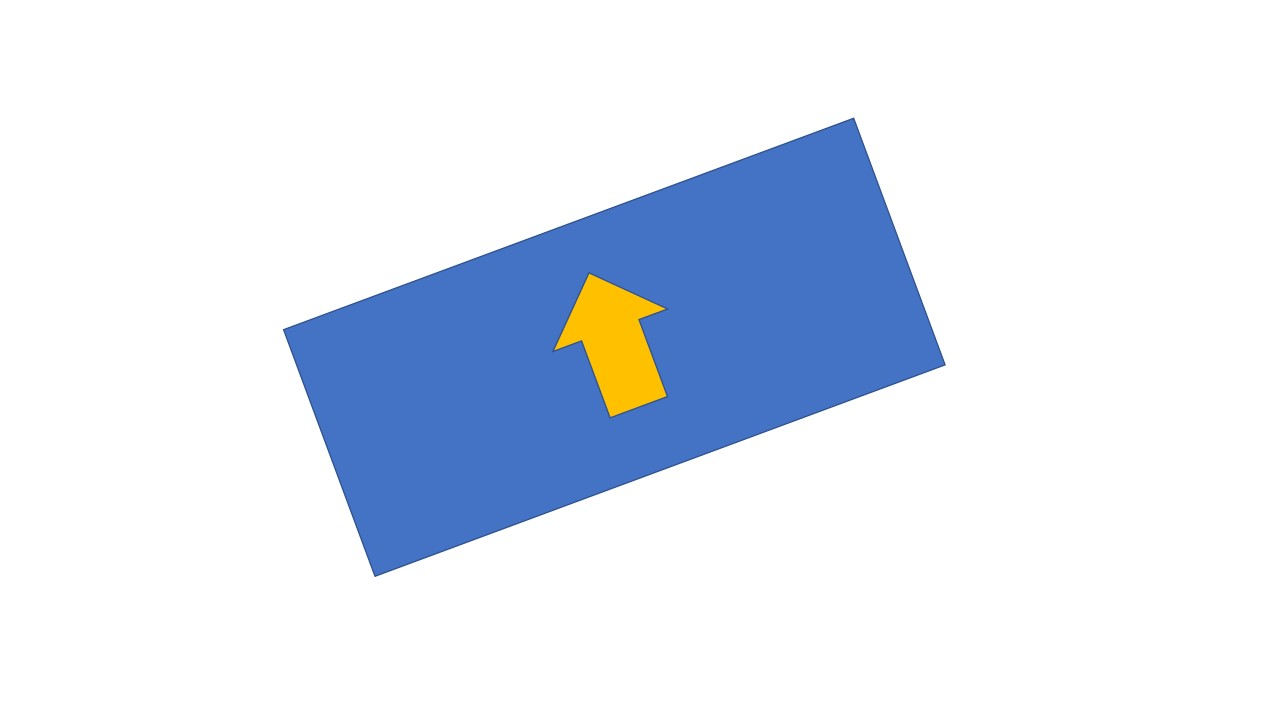
#> input picture resources/img/Original1.JPG, 1280 x 720 px, found by its file name
$ python Projeto2v2.py
#> lines starting #> are read from the running program, lines starting #| are printed output that depends on the picture; after the words box and inside, x2 and y2 are one past the last pixel; in counts of white or black regions, pixels touching at a corner belong together; long printed decimals are rounded
import math

import cv2
from matplotlib import pyplot as plt

cv2.destroyAllWindows()
arquivo = '../resources/img/Original1.jpg'
original = cv2.imread(arquivo)  # colorida
#> original is the input picture: shape (720, 1280, 3); mean B, G, R 242.8, 231.1, 224
img = cv2.imread(arquivo, 0)  # monocromática = binária
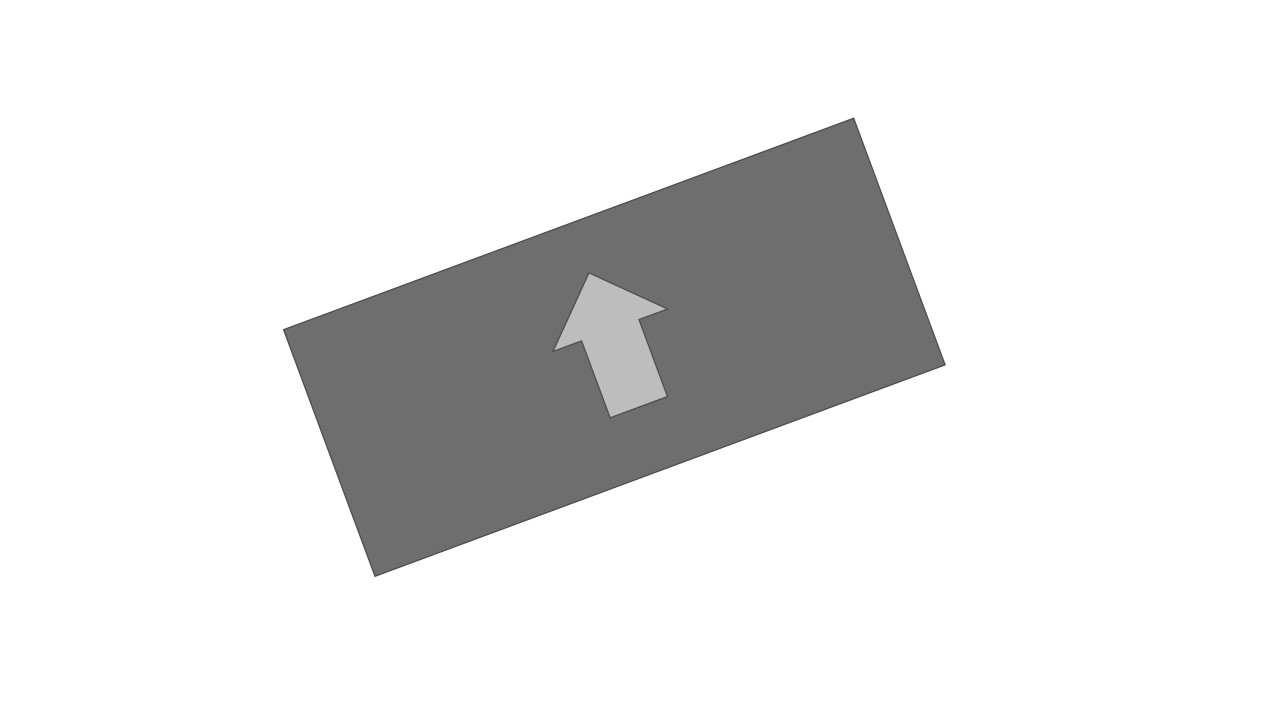
#> img: shape (720, 1280); min 65, max 255, mean 230.3
(alt, lar) = img.shape[:2]  # captura altura e largura
#> alt = 720; lar = 1280
ret, imgT = cv2.threshold(img, 127, 255, cv2.THRESH_BINARY)  # 230
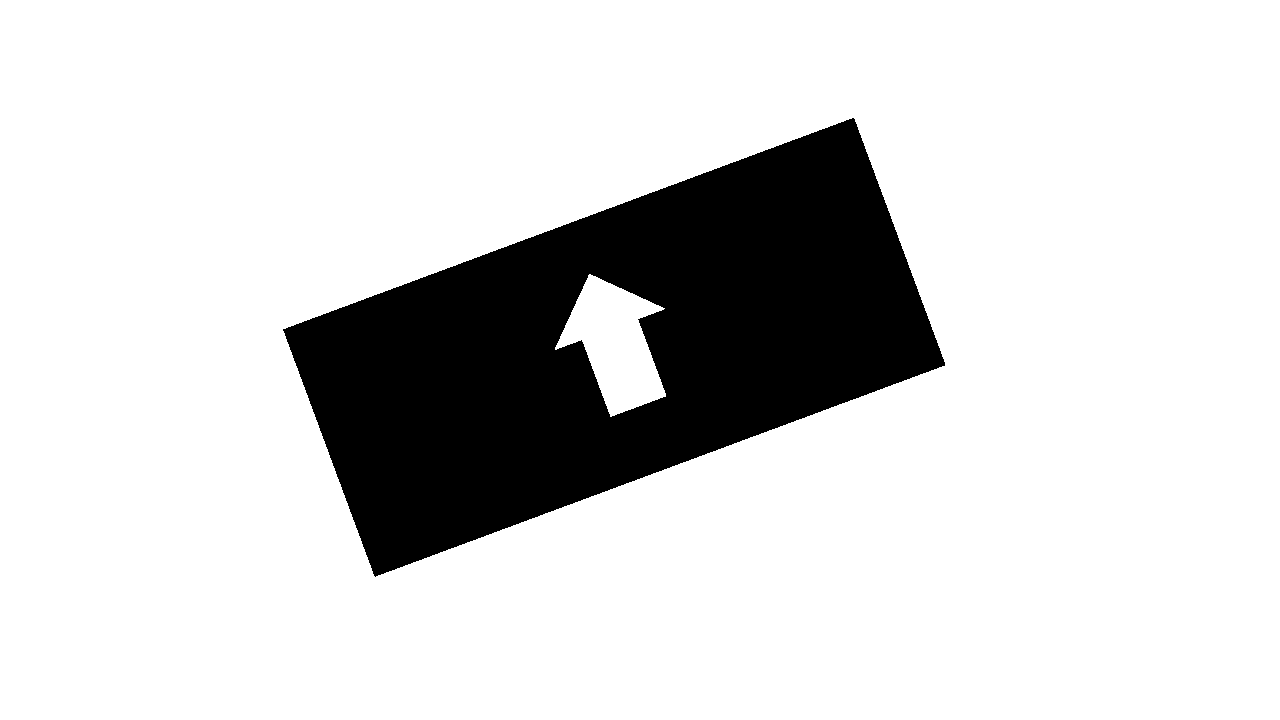
#> imgT: shape (720, 1280); 83.5% white; 1 black region, box (x1, y1, x2, y2) and area: (283, 118, 945, 577) 152205

############ descobrindo a inclinação da imagem
p1 = 0
p2 = 0
xi = lar
#> xi = 1280
inc = 0

for y in range(0, alt, 1):
    for x in range(0, lar, 1):
        cor = imgT[y, x]
        if cor != 255 and (p1 == 0):
            ponto1 = (x, y)
            xi = x
            p1 = 1
            if x > (lar / 2):
                inc = 1  # para saber se a inclinação é positiva ou negativa

        if (p1 == 1) and (inc == 1) and (cor != 255) and (x < xi):
            ponto2 = (x, y)
            xi = x

        if (p1 == 1) and (inc == 0) and (cor != 255) and (x > xi):
            ponto2 = (x, y)
            xi = x
#> after the loop, inc = 1; p1 = 1; ponto1 = (852, 118); ponto2 = (283, 329); xi = 283

cv2.circle(original, (ponto1), 5, (0, 255, 0), -1)
#> original: shape (720, 1280, 3); 0.01% of pixels changed, all inside (x1, y1, x2, y2) = (847, 113, 858, 124)
cv2.circle(original, (ponto2), 5, (0, 255, 0), -1)
#> original: shape (720, 1280, 3); mean B, G, R 242.8, 231.1, 223.9

plt.imshow(cv2.cvtColor(original, cv2.COLOR_BGR2RGB))
plt.show()

angulo = math.atan2(ponto1[1] - ponto2[1], ponto1[0] - ponto2[0])
#> angulo = -0.355
if inc == 1:
    angulo = math.degrees(angulo)
#> angulo = -20.35
if inc == 0:
    angulo = math.degrees(angulo) + 180
    aux = ponto1
    ponto1 = ponto2
    ponto2 = aux

print('Inclinacao = ', angulo)
#| Inclinacao =  -20.346

############ girando a imagem monocromatica
M = cv2.getRotationMatrix2D(ponto1, angulo, 1.0)
#> M = [[0.938, -0.348, 94.18], [0.348, 0.938, -288.9]]
img_rotacionada = cv2.warpAffine(imgT, M, (lar, alt))
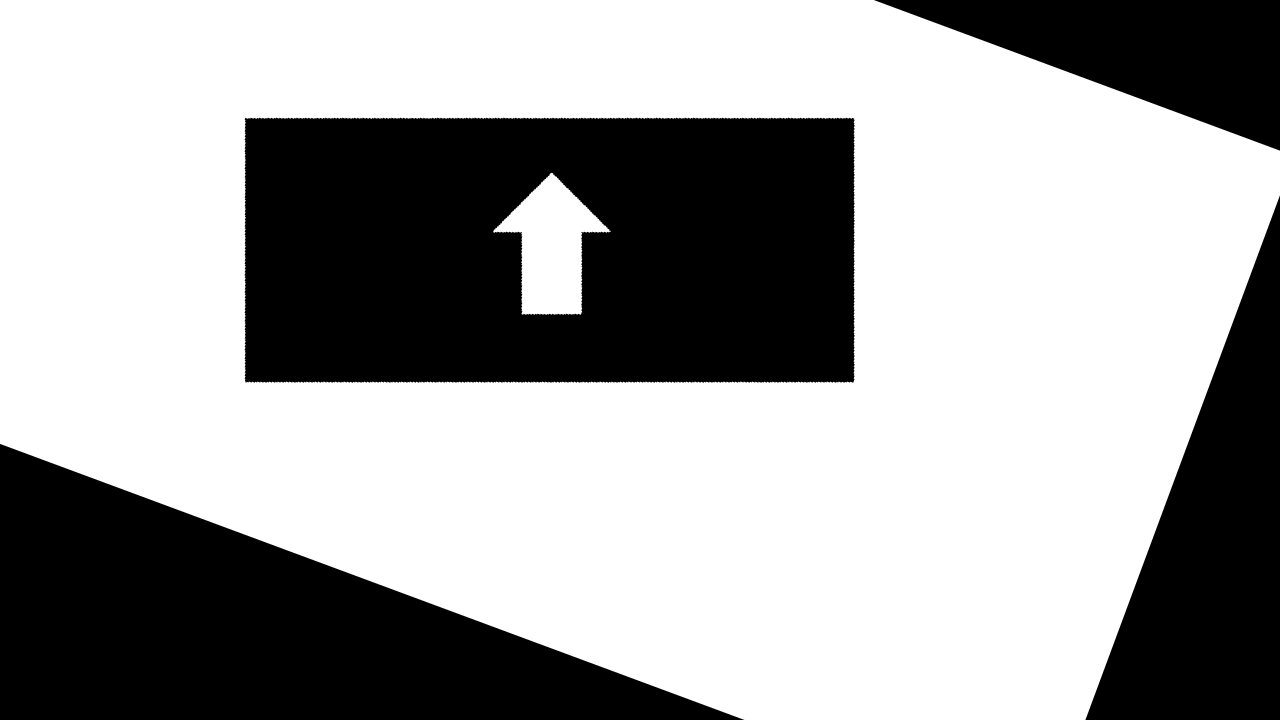
#> img_rotacionada: shape (720, 1280); min 0, max 255, mean 161.9
plt.imshow(cv2.cvtColor(img_rotacionada, cv2.COLOR_BGR2RGB))
plt.show()

############ girando a imagem original
original_rotacionada = cv2.warpAffine(original, M, (lar, alt))
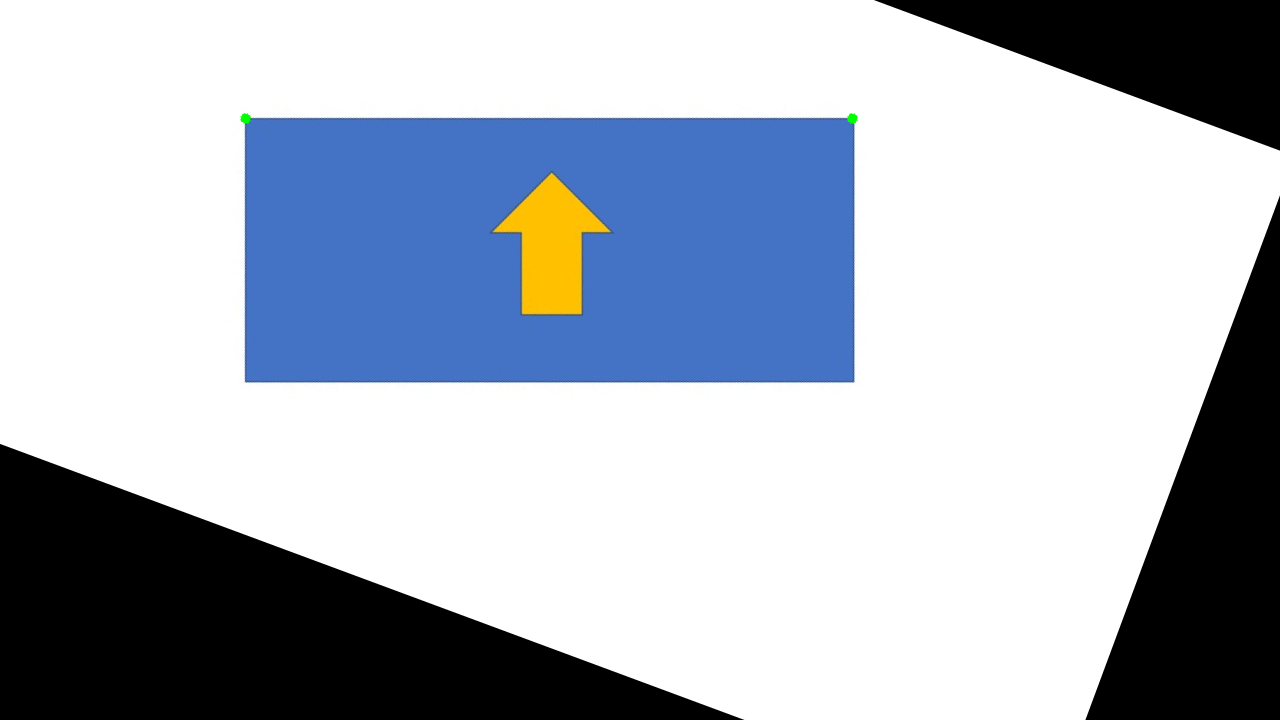
#> original_rotacionada: shape (720, 1280, 3); mean B, G, R 191.8, 180.1, 172.9
plt.imshow(cv2.cvtColor(original_rotacionada, cv2.COLOR_BGR2RGB))
plt.show()

######### cortando a imagem original
pontoinicial = ponto1
#> pontoinicial = (852, 118)
larguraPlaca = 609
alturaPlaca = 264

xi = pontoinicial[0] - larguraPlaca
#> xi = 243
xf = pontoinicial[0]
#> xf = 852
yi = pontoinicial[1]
#> yi = 118
yf = pontoinicial[1] + alturaPlaca
#> yf = 382

recorte = original_rotacionada[yi:yf, xi:xf]
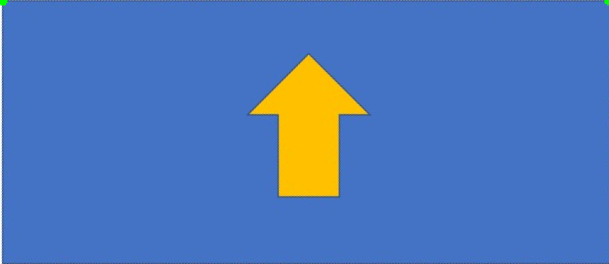
#> recorte: shape (264, 609, 3); mean B, G, R 185.9, 119.2, 78.4
plt.imshow(cv2.cvtColor(recorte, cv2.COLOR_BGR2RGB))
plt.show()
cv2.imwrite("results/Recorte.jpg", recorte)  # salva no disco

cv2.waitKey(0)

$ run again, with resources/img/Original2.JPG copied over resources/img/Original1.JPG
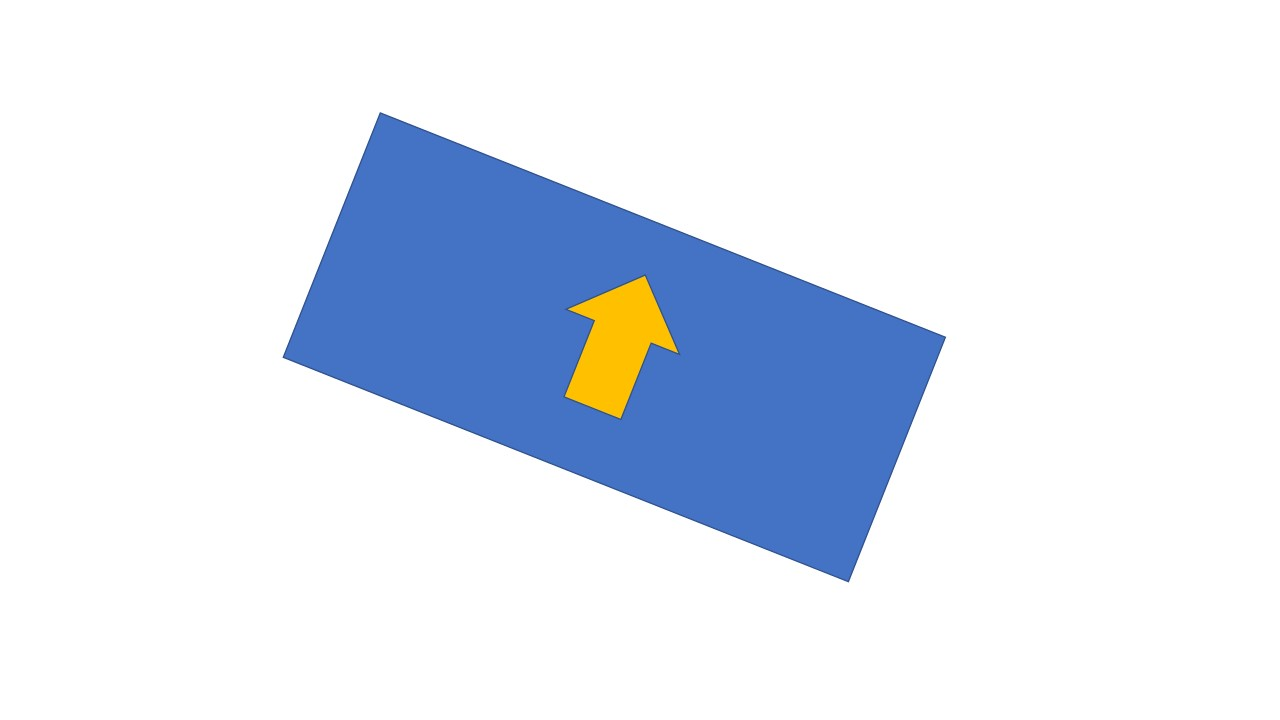
#> input picture resources/img/Original2.JPG, 1280 x 720 px, found by its file name
#> original is the input picture: shape (720, 1280, 3); mean B, G, R 242.8, 231.1, 224
#> `ret, imgT = cv2.threshold(img, 127, 255, cv2.THRESH_BINARY)`:
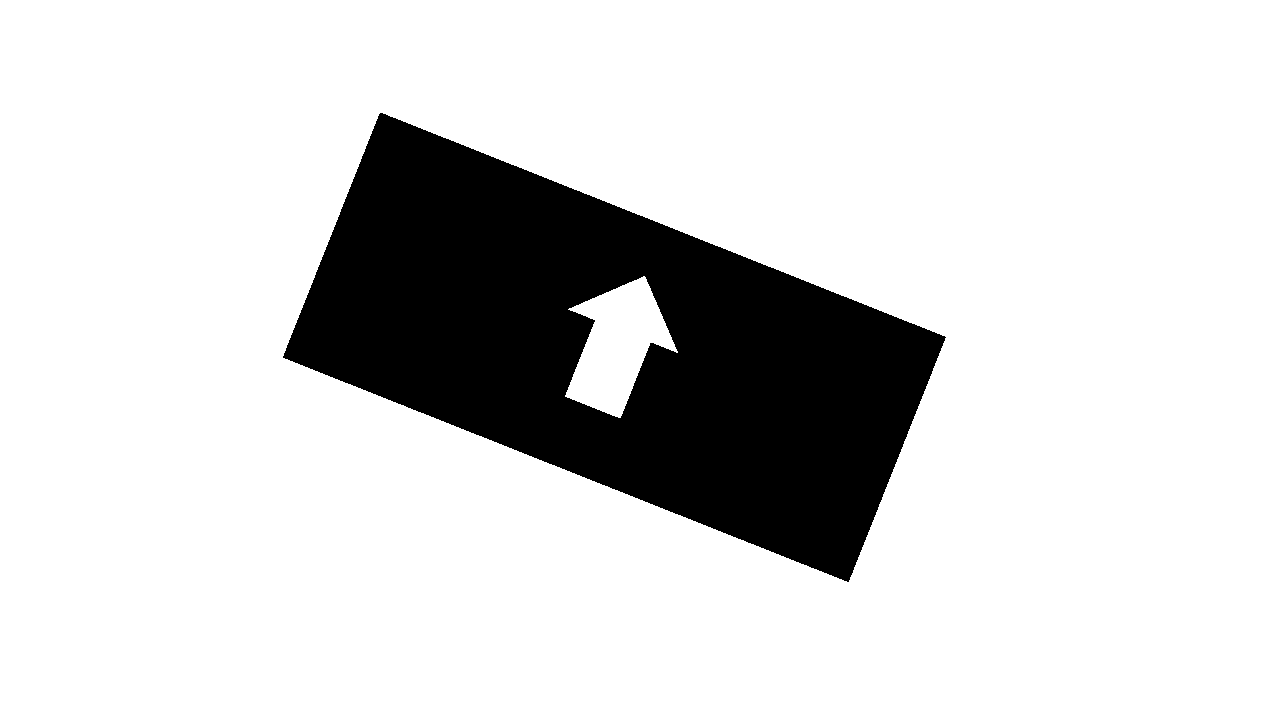
#> imgT: shape (720, 1280); 83.5% white; 1 black region, box (x1, y1, x2, y2) and area: (283, 113, 946, 582) 152173
#> after the loop `for y in range(0, alt, 1):`: inc = 0; p1 = 1; ponto1 = (380, 113); ponto2 = (945, 337); xi = 945
#> `angulo = math.atan2(ponto1[1] - ponto2[1], ponto1[0] - ponto2[0])`: angulo = -2.76
#> `angulo = math.degrees(angulo) + 180`: angulo = 21.63
#> aux = (380, 113)
#> `ponto1 = ponto2`: ponto1 = (945, 337)
#> `ponto2 = aux`: ponto2 = (380, 113)
#| Inclinacao =  21.626
#> M = [[0.93, 0.369, -57.68], [-0.369, 0.93, 372]]
#> pontoinicial = (945, 337)
#> `xi = pontoinicial[0] - larguraPlaca`: xi = 336
#> xf = 945
#> yi = 337
#> yf = 601
#> `recorte = original_rotacionada[yi:yf, xi:xf]`:
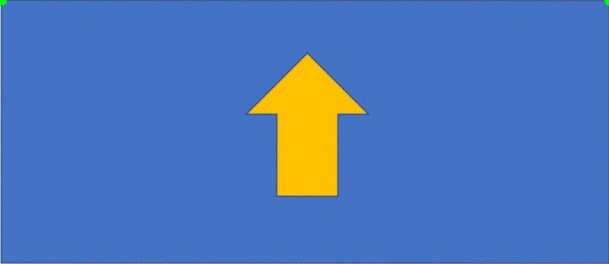
#> recorte: shape (264, 609, 3); mean B, G, R 185.7, 118.9, 78

$ run again, with resources/img/Direita.JPG copied over resources/img/Original1.JPG
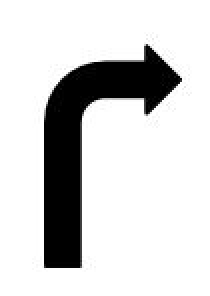
#> input picture resources/img/Direita.JPG, 105 x 148 px, found by its file name (shown 2 times larger)
#> original is the input picture: shape (148, 105, 3); min 0, max 255, mean 210.2
#> `ret, imgT = cv2.threshold(img, 127, 255, cv2.THRESH_BINARY)`:
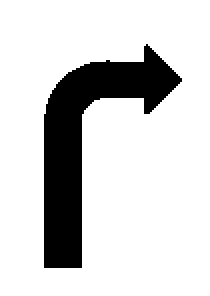
#> imgT: shape (148, 105) (shown 2 times larger); 82.4% white; 1 black region, box (x1, y1, x2, y2) and area: (22, 22, 91, 134) 2733
#> after the loop `for y in range(0, alt, 1):`: inc = 1; ponto1 = (73, 22); ponto2 = (22, 57); xi = 22
#> `angulo = math.atan2(ponto1[1] - ponto2[1], ponto1[0] - ponto2[0])`: angulo = -0.601
#> `angulo = math.degrees(angulo)`: angulo = -34.46
#| Inclinacao =  -34.461
#> M = [[0.825, -0.566, 25.26], [0.566, 0.825, -37.45]]
#> pontoinicial = (73, 22)
#> `xi = pontoinicial[0] - larguraPlaca`: xi = -536
#> xf = 73
#> yi = 22
#> yf = 286
#> `recorte = original_rotacionada[yi:yf, xi:xf]`:
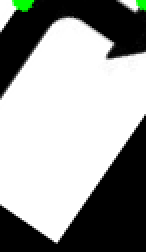
#> recorte: shape (126, 73, 3) (shown 2 times larger); mean B, G, R 155.9, 157.8, 155.9

$ run again, with resources/img/Esquerda.JPG copied over resources/img/Original1.JPG
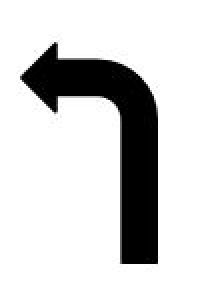
#> input picture resources/img/Esquerda.JPG, 101 x 149 px, found by its file name (shown 2 times larger)
#> original is the input picture: shape (149, 101, 3); min 0, max 255, mean 209.3
#> `ret, imgT = cv2.threshold(img, 127, 255, cv2.THRESH_BINARY)`:
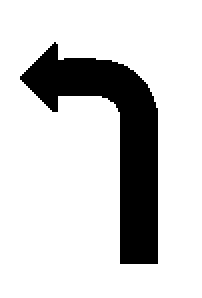
#> imgT: shape (149, 101) (shown 2 times larger); 81.9% white; 1 black region, box (x1, y1, x2, y2) and area: (10, 21, 79, 132) 2731
#> after the loop `for y in range(0, alt, 1):`: inc = 0; p1 = 1; ponto1 = (27, 21); ponto2 = (78, 54); xi = 78
#> `angulo = math.atan2(ponto1[1] - ponto2[1], ponto1[0] - ponto2[0])`: angulo = -2.57
#> `angulo = math.degrees(angulo) + 180`: angulo = 32.91
#> aux = (27, 21)
#> `ponto1 = ponto2`: ponto1 = (78, 54)
#> `ponto2 = aux`: ponto2 = (27, 21)
#| Inclinacao =  32.905
#> M = [[0.84, 0.543, -16.82], [-0.543, 0.84, 51.04]]
#> pontoinicial = (78, 54)
#> `xi = pontoinicial[0] - larguraPlaca`: xi = -531
#> xf = 78
#> yi = 54
#> yf = 318
#> `recorte = original_rotacionada[yi:yf, xi:xf]`:
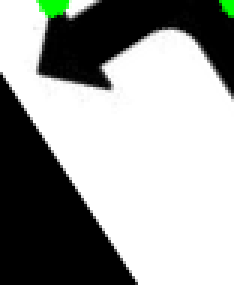
#> recorte: shape (95, 78, 3) (shown 3 times larger); mean B, G, R 155.5, 157.8, 155.5
